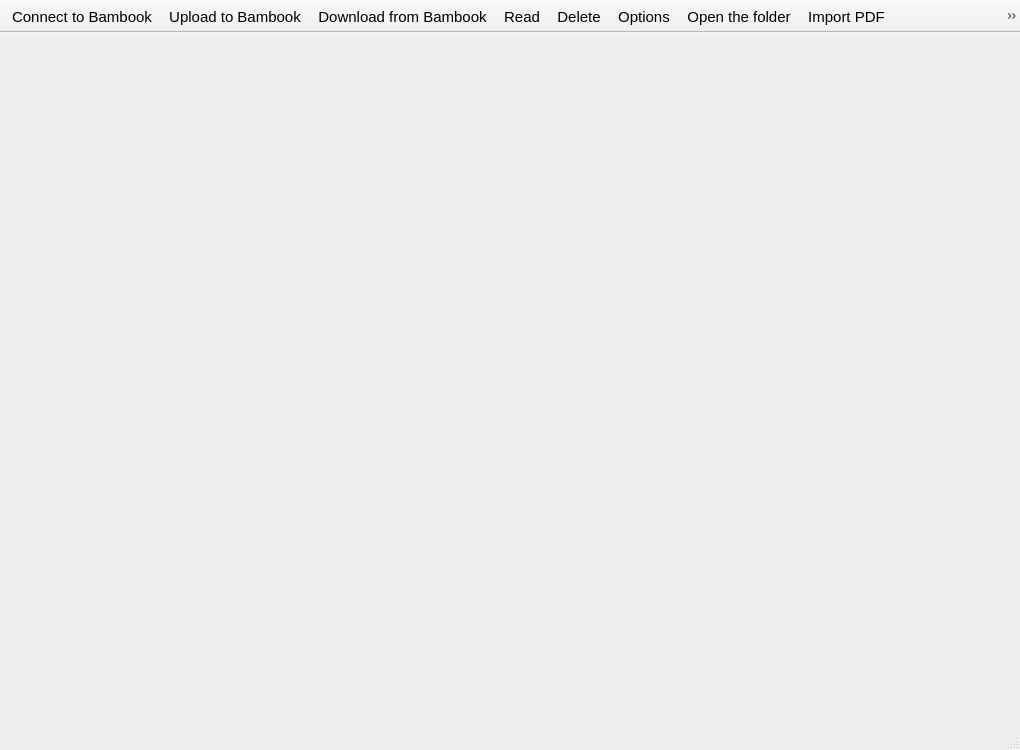
<?xml version="1.0" encoding="UTF-8"?>
<ui version="4.0">
 <class>MainWindow</class>
 <widget class="QMainWindow" name="MainWindow">
  <property name="geometry">
   <rect>
    <x>0</x>
    <y>0</y>
    <width>1020</width>
    <height>750</height>
   </rect>
  </property>
  <property name="font">
   <font>
    <pointsize>11</pointsize>
   </font>
  </property>
  <property name="windowTitle">
   <string>BF - Bambook Factory</string>
  </property>
  <property name="windowIcon">
   <iconset resource="bf.qrc">
    <normaloff>:/images/home.png</normaloff>:/images/home.png</iconset>
  </property>
  <widget class="QWidget" name="centralwidget">
   <layout class="QVBoxLayout" name="verticalLayout">
    <property name="spacing">
     <number>0</number>
    </property>
    <property name="margin">
     <number>0</number>
    </property>
   </layout>
  </widget>
  <widget class="QStatusBar" name="statusbar"/>
  <widget class="QToolBar" name="toolBar">
   <property name="windowTitle">
    <string>toolBar</string>
   </property>
   <property name="movable">
    <bool>false</bool>
   </property>
   <property name="allowedAreas">
    <set>Qt::TopToolBarArea</set>
   </property>
   <property name="iconSize">
    <size>
     <width>64</width>
     <height>64</height>
    </size>
   </property>
   <property name="toolButtonStyle">
    <enum>Qt::ToolButtonTextUnderIcon</enum>
   </property>
   <property name="floatable">
    <bool>false</bool>
   </property>
   <attribute name="toolBarArea">
    <enum>TopToolBarArea</enum>
   </attribute>
   <attribute name="toolBarBreak">
    <bool>false</bool>
   </attribute>
   <addaction name="actionConnect"/>
   <addaction name="actionCopyToBambook"/>
   <addaction name="actionCopyFromBambook"/>
   <addaction name="actionReadTheBook"/>
   <addaction name="actionDeleteTheBook"/>
   <addaction name="actionOptions"/>
   <addaction name="actionOpenTheFolder"/>
   <addaction name="actionImportPDF"/>
   <addaction name="actionTxtImport"/>
  </widget>
  <action name="actionConnect">
   <property name="checkable">
    <bool>true</bool>
   </property>
   <property name="icon">
    <iconset resource="bf.qrc">
     <normaloff>:/images/Disconnect64.png</normaloff>
     <normalon>:/images/Connect64.png</normalon>
     <disabledoff>:/images/Disconnect64.png</disabledoff>
     <disabledon>:/images/Connect64.png</disabledon>:/images/Disconnect64.png</iconset>
   </property>
   <property name="text">
    <string>Connect to Bambook</string>
   </property>
   <property name="toolTip">
    <string>Connect to Bambook</string>
   </property>
  </action>
  <action name="actionCopyToBambook">
   <property name="icon">
    <iconset resource="bf.qrc">
     <normaloff>:/images/CopyToBambook64.png</normaloff>:/images/CopyToBambook64.png</iconset>
   </property>
   <property name="text">
    <string>Upload to Bambook</string>
   </property>
   <property name="toolTip">
    <string>Upload the book to Bambook</string>
   </property>
  </action>
  <action name="actionCopyFromBambook">
   <property name="icon">
    <iconset resource="bf.qrc">
     <normaloff>:/images/CopyFromBambook.png</normaloff>:/images/CopyFromBambook.png</iconset>
   </property>
   <property name="text">
    <string>Download from Bambook</string>
   </property>
   <property name="toolTip">
    <string>Download the book from Bambook</string>
   </property>
  </action>
  <action name="actionReadTheBook">
   <property name="icon">
    <iconset resource="bf.qrc">
     <normaloff>:/images/ReadBook64.png</normaloff>:/images/ReadBook64.png</iconset>
   </property>
   <property name="text">
    <string>Read</string>
   </property>
   <property name="toolTip">
    <string>Read the book</string>
   </property>
  </action>
  <action name="actionDeleteTheBook">
   <property name="icon">
    <iconset resource="bf.qrc">
     <normaloff>:/images/DeleteBook64.png</normaloff>:/images/DeleteBook64.png</iconset>
   </property>
   <property name="text">
    <string>Delete</string>
   </property>
   <property name="toolTip">
    <string>delete the book</string>
   </property>
  </action>
  <action name="actionOptions">
   <property name="icon">
    <iconset resource="bf.qrc">
     <normaloff>:/images/options64.png</normaloff>:/images/options64.png</iconset>
   </property>
   <property name="text">
    <string>Options</string>
   </property>
   <property name="toolTip">
    <string>Options and tools</string>
   </property>
  </action>
  <action name="actionOpenTheFolder">
   <property name="icon">
    <iconset resource="bf.qrc">
     <normaloff>:/images/folder64.png</normaloff>:/images/folder64.png</iconset>
   </property>
   <property name="text">
    <string>Open the folder</string>
   </property>
   <property name="toolTip">
    <string>Open the folder</string>
   </property>
  </action>
  <action name="actionImportPDF">
   <property name="icon">
    <iconset resource="bf.qrc">
     <normaloff>:/images/pdf.png</normaloff>
     <disabledoff>:/images/pdf.png</disabledoff>:/images/pdf.png</iconset>
   </property>
   <property name="text">
    <string>Import PDF</string>
   </property>
   <property name="toolTip">
    <string>Import PDF files</string>
   </property>
  </action>
  <action name="actionTxtImport">
   <property name="icon">
    <iconset resource="bf.qrc">
     <normaloff>:/images/txt.png</normaloff>
     <disabledoff>:/images/txt.png</disabledoff>:/images/txt.png</iconset>
   </property>
   <property name="text">
    <string>Split TXT and import</string>
   </property>
   <property name="toolTip">
    <string>Split TXT and import to Bambook</string>
   </property>
  </action>
 </widget>
 <resources>
  <include location="bf.qrc"/>
 </resources>
 <connections/>
</ui>
